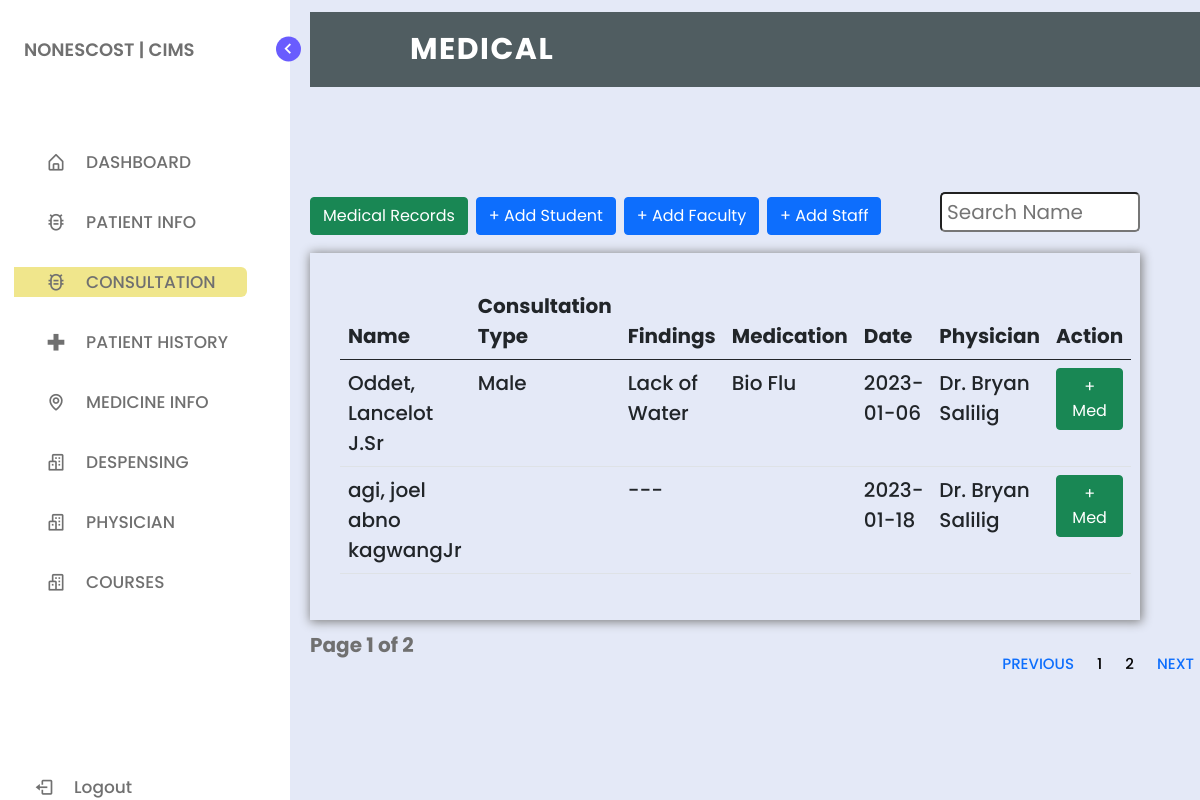
/medical.php, run on the app's committed database.
### tables this page shows
CREATE TABLE `medical_records` (
  `id` int(11) NOT NULL,
  `med_id` varchar(11) NOT NULL,
  `f_name` varchar(255) NOT NULL,
  `m_name` varchar(255) NOT NULL,
  `l_name` varchar(255) NOT NULL,
  `suffix` varchar(255) NOT NULL,
  `consult_type` varchar(255) NOT NULL,
  `blood_pressure` varchar(255) NOT NULL,
  `findings` varchar(255) NOT NULL,
  `medication` varchar(255) NOT NULL,
  `consult_date` varchar(255) NOT NULL,
  `remarks` varchar(255) NOT NULL,
  `phy` varchar(255) NOT NULL,
  `access` varchar(255) NOT NULL
);

### medical.php (the view, shortened to what this page needs)
<?php
include_once('connection.php');
if (isset($_GET['page_no']) && $_GET['page_no'] !== "") {
    $page_no = $_GET['page_no'];
} else {
    $page_no = 1;
}
$total_records_per_page = 2;
$offset = ($page_no - 1) * $total_records_per_page;
$previous_page = $page_no - 1;
$next_page = $page_no + 1;
$result_count = mysqli_query($conn, "SELECT COUNT(*) as total_records FROM medical_records") or die(mysqli_error($conn));
$records = mysqli_fetch_array($result_count);
$total_records = $records['total_records'];
$total_no_of_pages = ceil($total_records / $total_records_per_page);
$sql = "SELECT * FROM medical_records LIMIT $offset, $total_records_per_page";
$result = mysqli_query($conn, $sql) or die(mysqli_error($conn));
?>
<!DOCTYPE html>
<html lang="en">
<head>
    <link href="https://cdn.jsdelivr.net/npm/bootstrap@5.0.2/dist/css/bootstrap.min.css" rel="stylesheet">
    <link href="https://cdn.jsdelivr.net/npm/bootstrap@5.0.2/dist/css/bootstrap.min.css" rel="stylesheet">
    <link href="https://cdn.jsdelivr.net/npm/bootstrap@5.0.2/dist/css/bootstrap.min.css" rel="stylesheet">
    <link href="https://cdn.jsdelivr.net/npm/bootstrap@5.0.2/dist/css/bootstrap.min.css" rel="stylesheet">
    <link rel="stylesheet" href="style.css">
    <link href='https://unpkg.com/boxicons@2.1.1/css/boxicons.min.css' rel='stylesheet'>
</head>
<body>
    <nav class="sidebar">
        <header>
            <div class="image-text">
                <div class="text logo-text">
                    <span style="margin-left: -50px;" class="name">NONESCOST | CIMS</span>
                </div>
            </div>
            <i class='bx bx-chevron-right toggle'></i>
        </header>
        <div class="menu-bar">
            <div class="menu">
                <ul class="menu-links">
                    <li class="nav-link">
                        <a href="index.php">
                            <i class='bx bx-home-alt icon'></i>
                            <span class="text nav-text">DASHBOARD</span>
                        </a>
                    </li>
                    <li class="nav-link">
                        <div class="dropdown" style="height: 30px;">
                            <a href="list_of_prk.php">
                                <i class='bx bx-bug-alt icon'></i>
                                <span class="text">PATIENT INFO</span>
                        </div>
                    </li>
                    <li class="nav-link">
                        <div class="dropdown" style="height: 30px;">
                            <a href="list_of_prk.php" id="lop">
                                <i class='bx bx-bug-alt icon'></i>
                                <span class="text">CONSULTATION</span>
                        </div>
                    </li>
                    <li class="nav-link">
                        <a href="patient_history.php">
                            <i class='bx bx-plus-medical icon plus-medical'></i>
                            <span class="text nav-text">PATIENT HISTORY</span>
                        </a>
                    </li>
                    <li class="nav-link">
                        <a href="medicine.php">
                            <i class='bx bx-map icon map'></i>
                            <span class="text nav-text">MEDICINE INFO</span>
                        </a>
                    </li>
                    <li class="nav-link">
                        <a href="despensing.php">
                            <i class='bx bx-buildings icon buildings'></i>
                            <span class="text nav-text">DESPENSING</span>
                        </a>
                    </li>
                    <li class="nav-link">
                        <a href="physician.php">
                            <i class='bx bx-buildings icon buildings'></i>
                            <span class="text nav-text">PHYSICIAN</span>
                        </a>
                    </li>
                    <li class="nav-link">
                        <a href="course.php">
                            <i class='bx bx-buildings icon buildings'></i>
                            <span class="text nav-text">COURSES</span>
                        </a>
                    </li>
                </ul>
            </div>
            <div class="bottom-content">
                <li class="">
                    <a href="logout.php">
                        <i class='bx bx-log-out icon'></i>
                        <span class="text nav-text">Logout</span>
                    </a>
                </li>
            </div>
        </div>
    </nav>
    <section class="home">
        <div class="text">
            <nav>
                <div class="logo">
                    <p>MEDICAL</p>
                </div>
            </nav><br><br><br><br>
            <button class="btn btn-success"><a href="medical.php" style="color: white;text-decoration:none;">Medical Records</a></button>
            <button class="btn btn-primary"><a href="medstudent.php" style="color: white;text-decoration:none;">+ Add Student</a></button>
            <button class="btn btn-primary"><a href="medfaculty.php" style="color: white;text-decoration:none;">+ Add Faculty</a></button>
            <button class="btn btn-primary"><a href="medstaff.php" style="color: white;text-decoration:none;">+ Add Staff</a></button>
            <input type="text" name="search_text" id="search_text" placeholder="Search Name" style="border-radius: 5px;height:40px;font-size:20px;float:right;padding: 5px;width:200px" />
            <div class="mt-3">
                <div class="td" style="background-color: transparent;padding:30px">
                    <table class="table" style="font-size: 20px;">
                        <thead>
                            <tr>
                                <th>Name</th>
                                <th>Consultation Type</th>
                                <th>Findings</th>
                                <th>Medication</th>
                                <th>Date</th>
                                <th>Physician</th>
                                <th>Action</th>
                            </tr>
                        </thead>
                        <tbody>
                            <?php while ($row = mysqli_fetch_array($result)) { ?>
                                <tr>
                                    <td><?= $row['l_name'] ?>, <?= $row['f_name'] ?> <?= $row['m_name'] ?><?= $row['suffix'] ?></td>
                                    <td><?= $row['consult_type'] ?></td>
                                    <td><?= $row['findings'] ?></td>
                                    <td><?= $row['medication'] ?></td>
                                    <td><?= $row['consult_date'] ?></td>
                                    <td><?= $row['phy'] ?></td>
                                    <td>
                                        <button type="button" class="btn btn-success addmed">+ Med</button>
                                    </td>
                                </tr>
                            <?php }
                            ?>
                        </tbody>
                    </table>
                </div>
                <nav class="na" aria-label="Page navigation example">
                    <ul class="pagination">
                        <li class="page-item"><a class="page-link <?= ($page_no <= 1) ? 'disabled' : ''; ?> " <?= ($page_no > 1) ? 'href=?page_no=' . $previous_page : ''; ?> style="font-size: 15px;">Previous</a></li>
                        <?php for ($counter = 1; $counter <= $total_no_of_pages; $counter++) { ?>
                            <?php if ($page_no != $counter) { ?>
                                <li class="page-item"><a class="page-link" href="?page_no=<?= $counter; ?>" style="font-size: 15px;color:black"><?= $counter; ?></a></li>
                            <?php } else { ?>
                                <li class="page-item"><a class="page-link active" style="font-size: 15px;color:black"><?= $counter; ?></a></li>
                            <?php } ?>
                        <?php } ?>
                        <li class="page-item"><a class="page-link <?= ($page_no >= $total_no_of_pages) ? 'disabled' : ''; ?> " <?= ($page_no < $total_no_of_pages) ? 'href=?page_no=' . $next_page : ''; ?> style="font-size: 15px;">Next</a></li>
                    </ul>
                </nav>
                <div class="p-10">
                    <strong style="font-size: 20px;">Page <?= $page_no; ?> of <?= $total_no_of_pages; ?></strong>
                </div>
            </div>
    </section>
</body>
</html>

### style.css (style rules this page uses)
* { margin: 0; padding: 0; box-sizing: border-box; font-family: 'Poppins', sans-serif; }
:root { --body-color: #E4E9F7; --sidebar-color: #FFF; --primary-color: #695CFE; --primary-color-light: #F6F5FF; --toggle-color: #DDD; --text-color: #707070; --tran-03: all 0.2s ease; --tran-03: all 0.3s ease; --tran-04: all 0.3s ease; }
body { min-height: 100vh; background-color: var(--body-color); transition: var(--tran-05); }
.sidebar { position: fixed; top: 0; left: 0; height: 100%; width: 290px; padding: 10px 14px; background: var(--sidebar-color); transition: var(--tran-05); z-index: 100; }
.sidebar li { height: 50px; list-style: none; display: flex; align-items: center; margin-top: 10px; }
.sidebar header .image, .sidebar .icon { min-width: 60px; border-radius: 6px; }
.sidebar .icon { min-width: 60px; border-radius: 6px; height: 100%; display: flex; align-items: center; justify-content: center; font-size: 20px; }
.sidebar .text, .sidebar .icon { color: var(--text-color); transition: var(--tran-03); }
.sidebar .text { font-size: 17px; font-weight: 500; white-space: nowrap; opacity: 1; }
.sidebar header { position: relative; }
.sidebar header .image-text { display: flex; align-items: center; }
.sidebar header .logo-text { display: flex; flex-direction: column; }
header .image-text .name { margin-top: 2px; font-size: 18px; font-weight: 600; }
.sidebar header .toggle { position: absolute; top: 50%; right: -25px; transform: translateY(-50%) rotate(180deg); height: 25px; width: 25px; background-color: var(--primary-color); color: var(--sidebar-color); border-radius: 50%; display: flex; align-items: center; justify-content: center; font-size: 22px; cursor: pointer; transition: var(--tran-05); }
.sidebar .menu { margin-top: 40px; }
.sidebar li a { list-style: none; height: 100%; background-color: transparent; display: flex; align-items: center; height: 100%; width: 100%; border-radius: 6px; text-decoration: none; transition: var(--tran-03); }
.sidebar .menu-bar { height: calc(100% - 55px); display: flex; flex-direction: column; justify-content: space-between; overflow-y: scroll; }
.home { position: absolute; top: 0; top: 0; left: 250px; height: 100vh; width: calc(100% - 250px); background-color: var(--body-color); transition: var(--tran-05); }
.home .text { font-size: 30px; font-weight: 500; color: var(--text-color); padding: 12px 60px; }

### medical.php (style rules this page uses)
nav { width: 83%; height: 75px; background-color: #505d61; line-height: 75px; padding: 0px 100px; position: fixed; z-index: 1; }
nav .logo { font-size: 30px; font-weight: bold; letter-spacing: 1.5px; }
nav .logo p { float: left; color: #fff; text-transform: uppercase; }
nav ul { float: right; }
nav ul li { display: inline-block; list-style: none; }
nav ul li a { color: #fff; text-decoration: none; font-size: 18px; text-transform: uppercase; padding: 0px 32px; }
nav ul li .active { color: #c0d96f; }
#lop { background-color: #F0E68C; }
.dropdown { position: relative; display: inline-block; }
.na { background-color: transparent; }
.na ul { background-color: transparent; border: none; }
.na li { background-color: transparent; border: none; }
.na li a { background-color: transparent; border: none; }
.td { box-shadow: 1px 1px 10px 1px grey; }

### data on the page
medical_records: l_name "Oddet", f_name "Lancelot", m_name "J.", suffix "Sr", consult_type "Male", findings "Lack of Water", medication "Bio Flu", consult_date "2023-01-06", phy "Dr. Bryan Salilig"
medical_records: l_name "agi", f_name "joel abno", m_name "kagwang", suffix "Jr", findings "---", consult_date "2023-01-18", phy "Dr. Bryan Salilig"

### other printed values
$page_no "1"
$total_no_of_pages "2"
